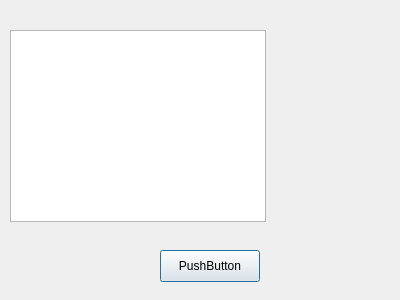
<?xml version="1.0" encoding="UTF-8"?>
<ui version="4.0">
 <class>Library</class>
 <widget class="QDialog" name="Library">
  <property name="geometry">
   <rect>
    <x>0</x>
    <y>0</y>
    <width>400</width>
    <height>300</height>
   </rect>
  </property>
  <property name="windowTitle">
   <string>Dialog</string>
  </property>
  <widget class="QListWidget" name="listWidget">
   <property name="geometry">
    <rect>
     <x>10</x>
     <y>30</y>
     <width>256</width>
     <height>192</height>
    </rect>
   </property>
  </widget>
  <widget class="QPushButton" name="pushButton">
   <property name="geometry">
    <rect>
     <x>160</x>
     <y>250</y>
     <width>100</width>
     <height>32</height>
    </rect>
   </property>
   <property name="text">
    <string>PushButton</string>
   </property>
  </widget>
 </widget>
 <resources/>
 <connections/>
</ui>
